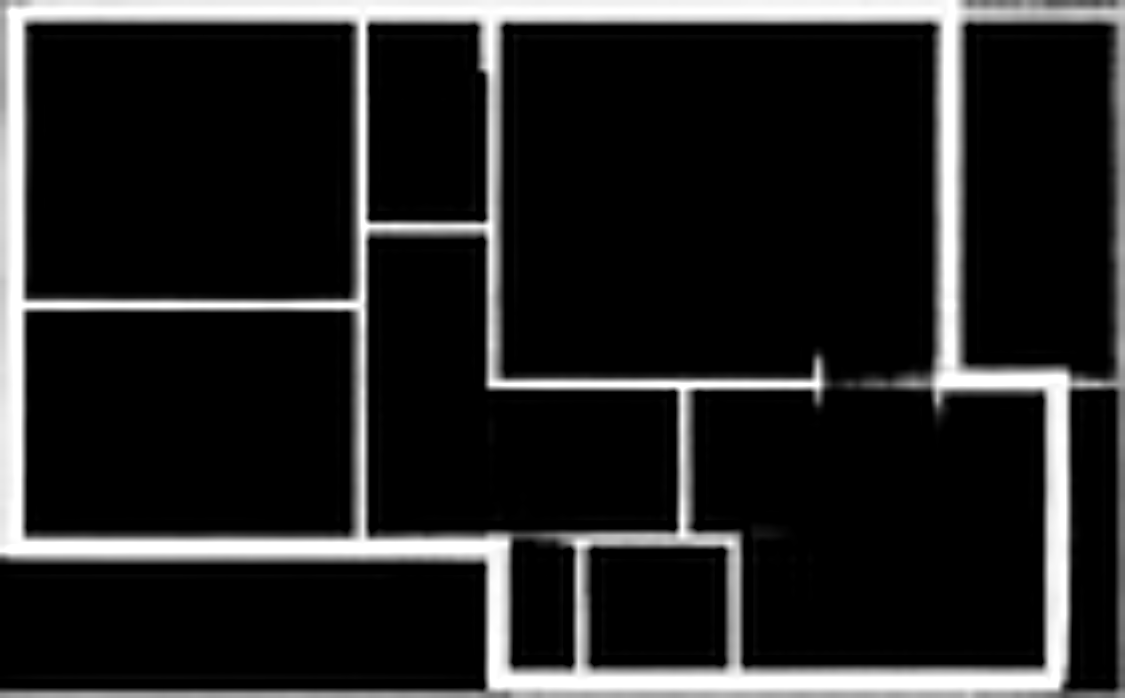
#> input picture download.png, 1125 x 698 px
$ jupyter execute --allow-errors train-segment.ipynb
#> lines starting #> are read from the running program, lines starting #| are printed output that depends on the picture; after the words box and inside, x2 and y2 are one past the last pixel; in counts of white or black regions, pixels touching at a corner belong together
[cell 1]
from PIL import Image
from skimage.morphology import medial_axis, skeletonize
import numpy as np

[cell 2]
mask = np.array(Image.open('download.png'))
#> mask is the input picture: shape (698, 1125); min 0, max 255, mean 35.8
img = np.array(Image.open('crop.png'))
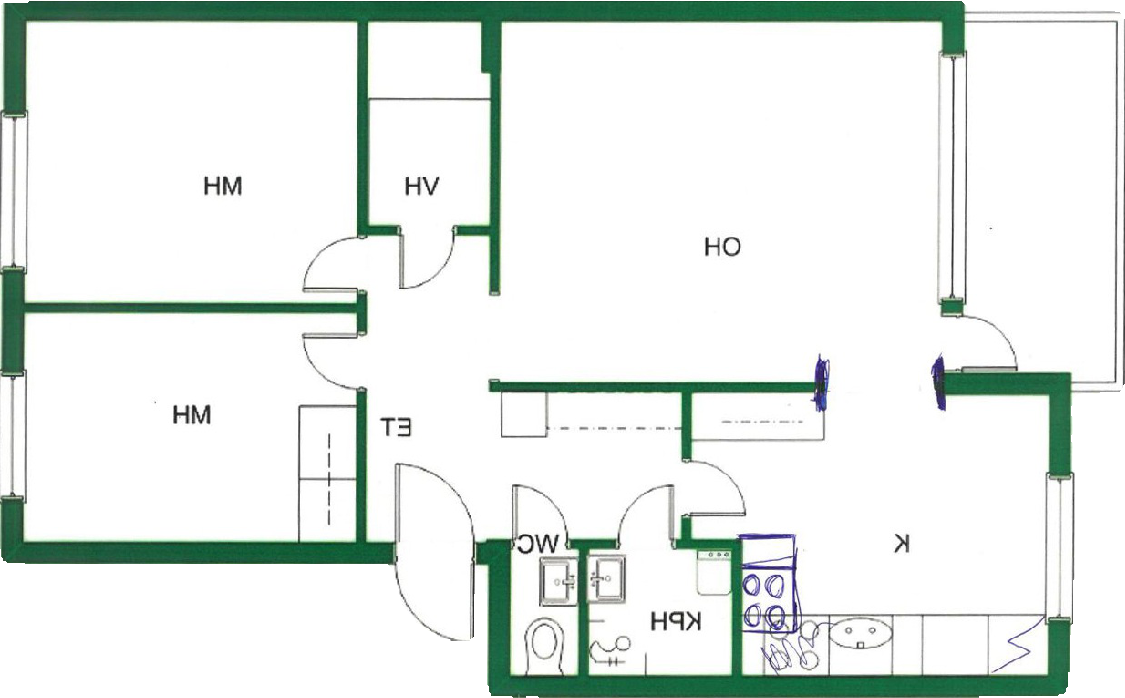
#> input picture crop.png, 1125 x 698 px
#> img is the input picture: shape (698, 1125, 3); mean R, G, B 228.2, 234.7, 231

mask = mask / mask.max()
img = img / img.max()

[cell 3]
def show(img):
    display(Image.fromarray((img * 255).astype(np.uint8)))

[cell 4]
show(mask)

[cell 5]
import cv2
import skimage.filters as spatial_filter
from skimage.morphology import disk
import math
from skimage.feature import corner_peaks, corner_subpix, corner_harris, corner_fast, corner_foerstner, corner_kitchen_rosenfeld, corner_moravec, corner_shi_tomasi

mask[[0, -1],:] = 0
mask[:,[0, -1]] = 0

conv = spatial_filter.butterworth(mask, cutoff_frequency_ratio=0.16, order=8.0, high_pass=False) >= 0.3
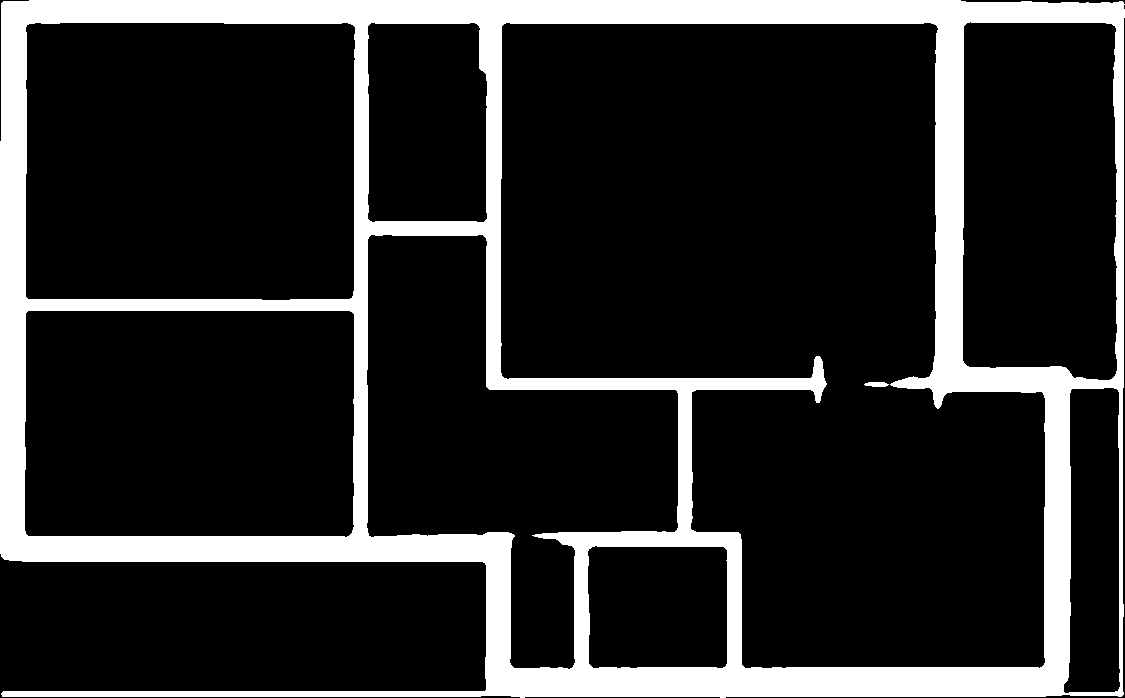
#> conv: shape (698, 1125) bool; 17% white; 2 white regions, box (x1, y1, x2, y2) and area: (0, 0, 1125, 698) 133711, (864, 382, 889, 387) 101
skel = skeletonize(conv)
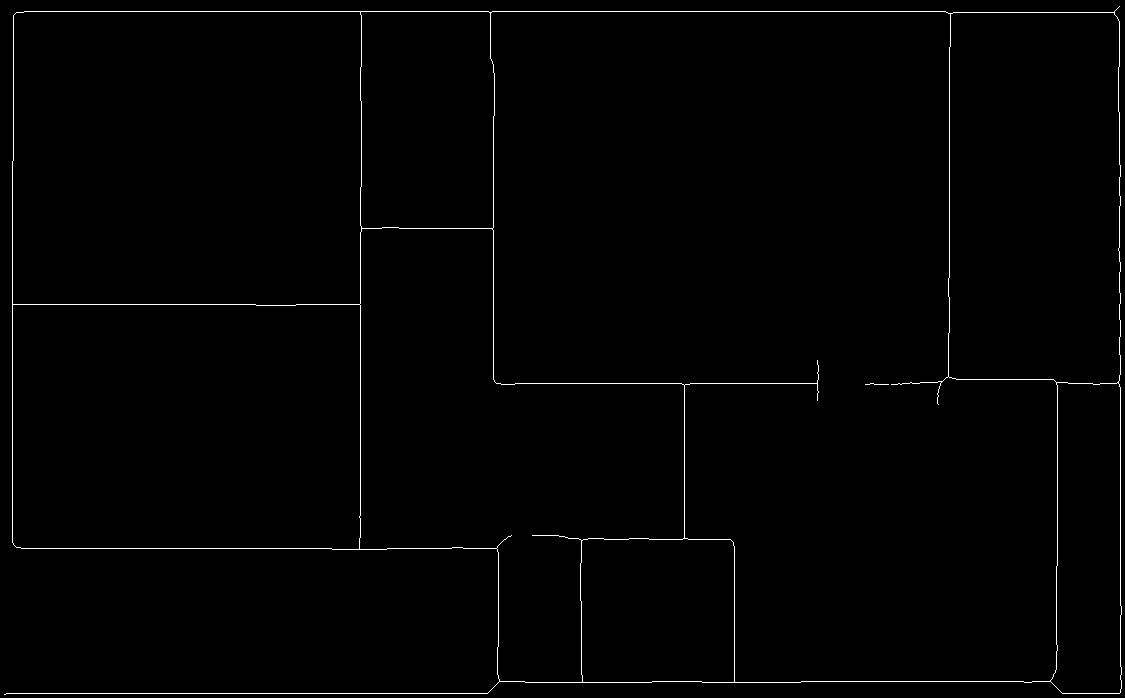
#> skel: shape (698, 1125) bool; 0.94% white in thin lines or dots

# [14 lines of commented-out code are left out]

[cell 6]
map_filt = np.zeros_like(skel) - 1
skel_arguments = np.argwhere(skel)
#> skel_arguments = 7377 pairs, first value 6 to 694, second value 4 to 1121
skel_cnt = len(skel_arguments)
#> skel_cnt = 7377
for idx,[x,y] in enumerate(skel_arguments):
    map_filt[x,y] = idx
#> this loop made 7377 passes
#> (x, y) on passes 1 to 3: (6, 1119), (7, 1118), (8, 1117)
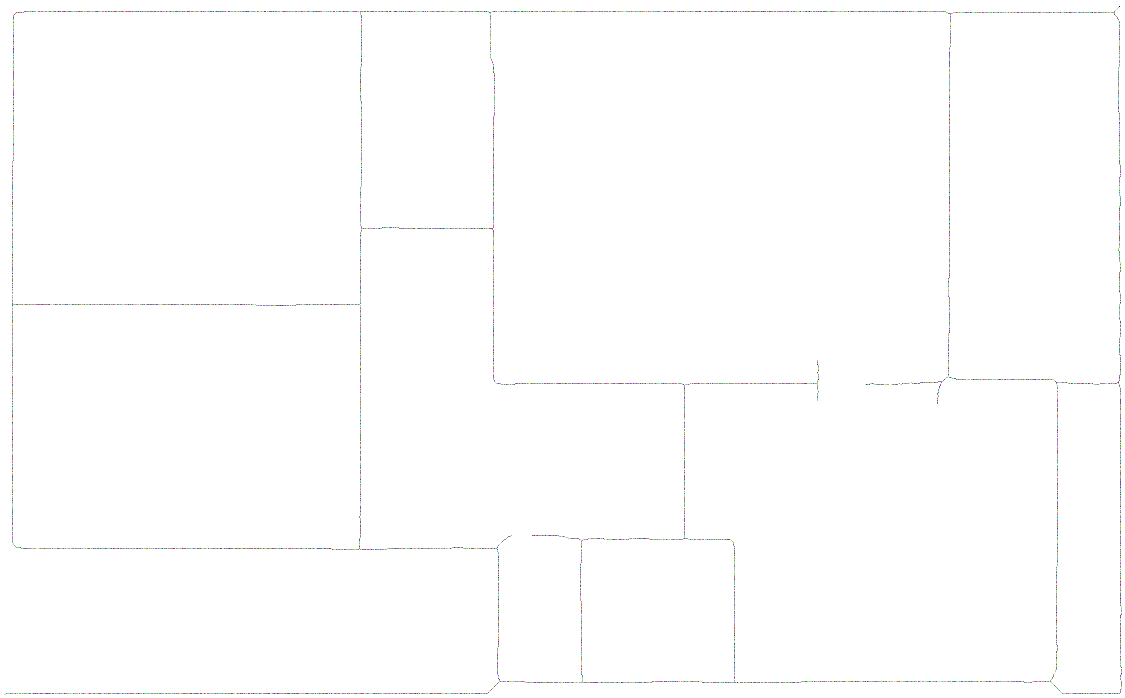
#> map_filt: shape (698, 1125) int64; 7378 distinct labels, from -1 to 7376; one colour per label, 0 black, -1 white
is_valid_pts = lambda pts: (pts >= np.zeros(2)).all() and (pts < np.array(skel.shape)).all()
conn8 = np.array([
    [0, 0, 1, 1, 1, -1, -1, -1],
    [1, -1, 0, 1, -1, 0, 1, -1]
]).T
skel_edge = []
skel_degree = np.zeros((skel_cnt), dtype=np.int8)
#> skel_degree = 7377 values from 0 to 0
for _ in range(skel_cnt):
    skel_edge.append([])
for idx,pts in enumerate(skel_arguments):
    for conn in conn8:
        next_pts = pts + conn
        if not is_valid_pts(next_pts):
            continue
        next_target = map_filt[next_pts[0], next_pts[1]]
        if next_target > -1:
            skel_edge[idx].append(next_target)
            skel_degree[idx] += 1
#> this loop made 7377 passes
#> after the loop, skel_degree = 7377 values, max 4 at index 933, min 1 at index 0, mean 2.01

[cell 7]
# graph partitioning
static_pts = np.where(skel_degree > 2)[0]
#> static_pts = 71 values from 340 to 6729
if static_pts.shape[0] == 0:
    static_pts = np.random.choice(np.where(skel_degree > 1)[0], 1)

visited = np.zeros((skel_cnt), dtype=np.bool_)
partitions = []

for point in static_pts:
    if visited[point]:
        continue
    queue = []
    queue.append(point)
    while len(queue) > 0:
        current = queue.pop(0)
        visited[current] = True

        for connection in skel_edge[current]:
            if visited[connection]:
                continue

            # create new partition
            part = [current]
            curr = current
            next = connection

            while True:
                parent = curr
                curr = next
                part.append(curr)
                if skel_degree[curr] != 2 or curr == current:
                    break
                visited[curr] = True
                for conn in skel_edge[curr]:
                    if visited[conn]:
                        continue
                    next = conn


            partitions.append(part)
            if skel_degree[curr] > 2:
                queue.append(curr)
#> this loop made 71 passes
#> point on passes 1 to 12: 340, 341, 342, 924, 933, 934, 935, 936, 1099, 1100, 1103, 1105
#> after the loop, partitions = 123 items

[cell 8]
a = np.zeros((*skel.shape, 3))
for partition in partitions:
    index = skel_arguments[partition]
    a[index[:,0], index[:,1]] = np.random.rand(1, 3)
#> this loop made 123 passes
#> (partition, index) on passes 1, 3, 4, 5, 6, 7, 9, 11, 12, 14, 15, 16: ([340, 341], [[11, 359], [11, 360]]), ([340, 933], [[11, 359], [12, 360]]), ([341, 342], [[11, 360], [11, 361]]), ([341, 933], [[11, 360], [12, 360]]), ([2685, 2690], [[303, 12], [304, 12]]), ([2685, 2691], [[303, 12], [304, 13]]), ([933, 342], [[12, 360], [11, 361]]), ([2690, 2691], [[304, 12], [304, 13]]), ([2690, 3001], [[304, 12], [305, 12]]), ([2691, 3001], [[304, 13], [305, 12]]), ([2176, 2198], [[227, 361], [228, 361]]), ([2176, 2199], [[227, 361], [228, 362]])
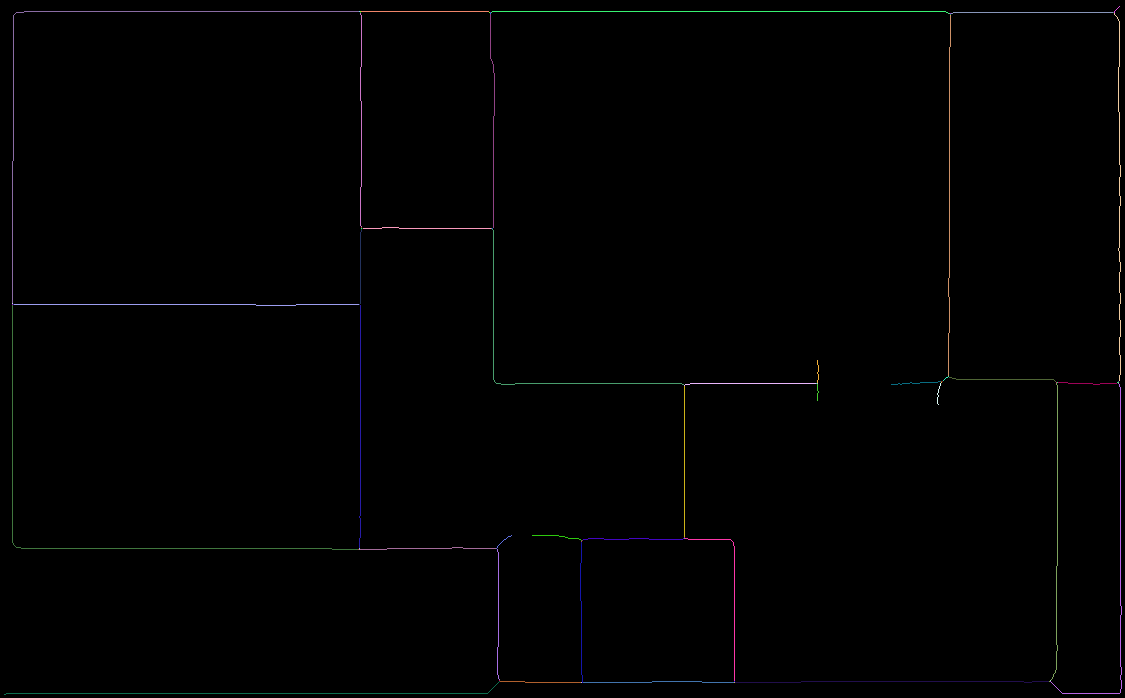
#> a: shape (698, 1125, 3) float64; mean of channels 0, 1, 2 0.00459, 0.00455, 0.00503; drawn as R, G, B
show(a)

[cell 9]
from rdp import rdp
from skimage.feature import corner_subpix
import cv2

new_connections = []
used_coords = []
#> (the rest of this cell did not finish here and is left out)

[cell 10]
# [45 lines left out: function non_max_suppression, not called in this run]

#> (a cell that did not finish here is left out)

[cell 12]
a = np.zeros((*skel.shape, 3))
#> (the rest of this cell did not finish here and is left out)

#> (a cell that did not finish here is left out)

[cell 14]
# width deduction

# [66 lines left out: functions _width_search, optimize_width, not called in this run]


from PIL import ImageDraw
a = Image.new("RGB", (skel.shape[1], skel.shape[0]))
#> a: PIL image 1125x698 RGB; every value is 0
dr = ImageDraw.Draw(a)
segment_width = []
#> (the rest of this cell did not finish here and is left out)
